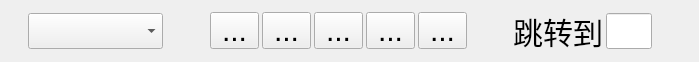
<?xml version="1.0" encoding="UTF-8"?>
<ui version="4.0">
 <class>flipover_widget</class>
 <widget class="QWidget" name="flipover_widget">
  <property name="geometry">
   <rect>
    <x>0</x>
    <y>0</y>
    <width>699</width>
    <height>62</height>
   </rect>
  </property>
  <property name="windowTitle">
   <string>Form</string>
  </property>
  <layout class="QHBoxLayout" name="horizontalLayout" stretch="1,1,2,1,1,1,1,1,2,1,1,2">
   <property name="spacing">
    <number>3</number>
   </property>
   <property name="leftMargin">
    <number>3</number>
   </property>
   <property name="topMargin">
    <number>3</number>
   </property>
   <property name="rightMargin">
    <number>3</number>
   </property>
   <property name="bottomMargin">
    <number>3</number>
   </property>
   <item>
    <widget class="QLabel" name="allpg_lb">
     <property name="styleSheet">
      <string notr="true">	font-size:30px;
	height:30px;</string>
     </property>
     <property name="text">
      <string/>
     </property>
     <property name="alignment">
      <set>Qt::AlignCenter</set>
     </property>
    </widget>
   </item>
   <item>
    <widget class="QComboBox" name="onepagenumm_cb">
     <property name="styleSheet">
      <string notr="true">	font-size:30px;
	height:30px;</string>
     </property>
    </widget>
   </item>
   <item>
    <spacer name="horizontalSpacer">
     <property name="orientation">
      <enum>Qt::Horizontal</enum>
     </property>
     <property name="sizeHint" stdset="0">
      <size>
       <width>40</width>
       <height>20</height>
      </size>
     </property>
    </spacer>
   </item>
   <item>
    <widget class="QToolButton" name="first_bt">
     <property name="styleSheet">
      <string notr="true">	font-size:30px;
	height:30px;</string>
     </property>
     <property name="text">
      <string>...</string>
     </property>
    </widget>
   </item>
   <item>
    <widget class="QToolButton" name="previous_bt">
     <property name="styleSheet">
      <string notr="true">	font-size:30px;
	height:30px;</string>
     </property>
     <property name="text">
      <string>...</string>
     </property>
    </widget>
   </item>
   <item>
    <widget class="QToolButton" name="current_bt">
     <property name="styleSheet">
      <string notr="true">	font-size:30px;
	height:30px;</string>
     </property>
     <property name="text">
      <string>...</string>
     </property>
    </widget>
   </item>
   <item>
    <widget class="QToolButton" name="next_bt">
     <property name="styleSheet">
      <string notr="true">	font-size:30px;
	height:30px;</string>
     </property>
     <property name="text">
      <string>...</string>
     </property>
    </widget>
   </item>
   <item>
    <widget class="QToolButton" name="last_bt">
     <property name="styleSheet">
      <string notr="true">	font-size:30px;
	height:30px;</string>
     </property>
     <property name="text">
      <string>...</string>
     </property>
    </widget>
   </item>
   <item>
    <spacer name="horizontalSpacer_2">
     <property name="orientation">
      <enum>Qt::Horizontal</enum>
     </property>
     <property name="sizeHint" stdset="0">
      <size>
       <width>40</width>
       <height>20</height>
      </size>
     </property>
    </spacer>
   </item>
   <item>
    <widget class="QLabel" name="jump_lb">
     <property name="styleSheet">
      <string notr="true">	font-size:30px;
	height:30px;</string>
     </property>
     <property name="text">
      <string>跳转到</string>
     </property>
     <property name="alignment">
      <set>Qt::AlignRight|Qt::AlignTrailing|Qt::AlignVCenter</set>
     </property>
    </widget>
   </item>
   <item>
    <widget class="QLineEdit" name="jump_ledit">
     <property name="styleSheet">
      <string notr="true">	font-size:30px;
	height:30px;</string>
     </property>
    </widget>
   </item>
   <item>
    <spacer name="horizontalSpacer_3">
     <property name="orientation">
      <enum>Qt::Horizontal</enum>
     </property>
     <property name="sizeHint" stdset="0">
      <size>
       <width>40</width>
       <height>20</height>
      </size>
     </property>
    </spacer>
   </item>
  </layout>
 </widget>
 <resources/>
 <connections/>
</ui>
